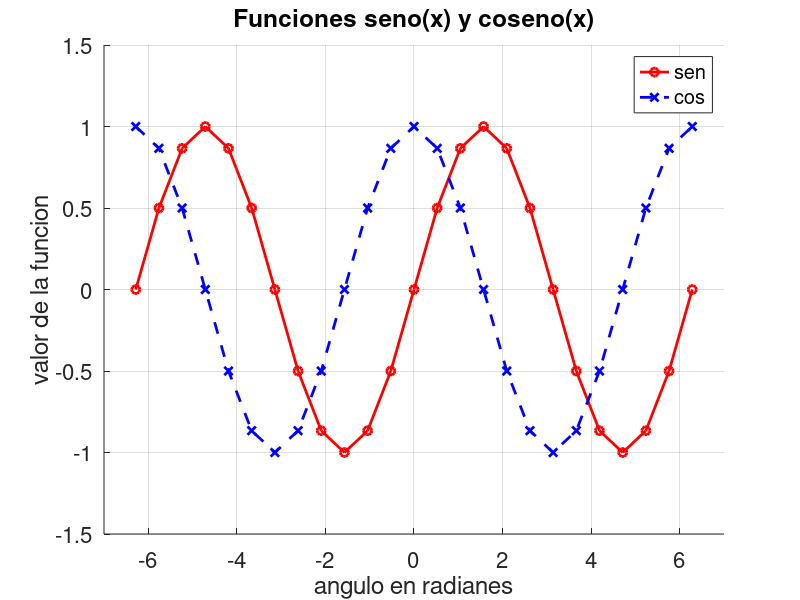

Recreate this plot in MATLAB.
% Capacitate en Octave - 2019 - FCAI-UNCuyo
% https://introoctave.github.io/capacitoctave
% Jornadas de Investigación y Enseñanza de las Ciencias Experimentales (JEICE)
%
% Este es un ejercicio para probar las posibilidades con plot
clear
close all

x=[-2*pi:pi/6:2*pi];
figure(10);clf
pause(3)

hold on
plot(x,sin(x),'ro-','linewidth',2)
plot(x,cos(x),'bx--','linewidth',2)
hold off
pause(3)

title('Funciones seno(x) y coseno(x)','fontsize',20)
xlabel('angulo en radianes','fontsize',20)
ylabel('valor de la funcion','fontsize',20)
leg=legend('sen','cos')
axis([-7,7,-1.5,1.5])
axis('on'), grid
pause(3)

set(leg,'fontsize',16)
set(gca,'fontsize',16)
set(gcf,"numbertitle","off","name","trigonometricas")
